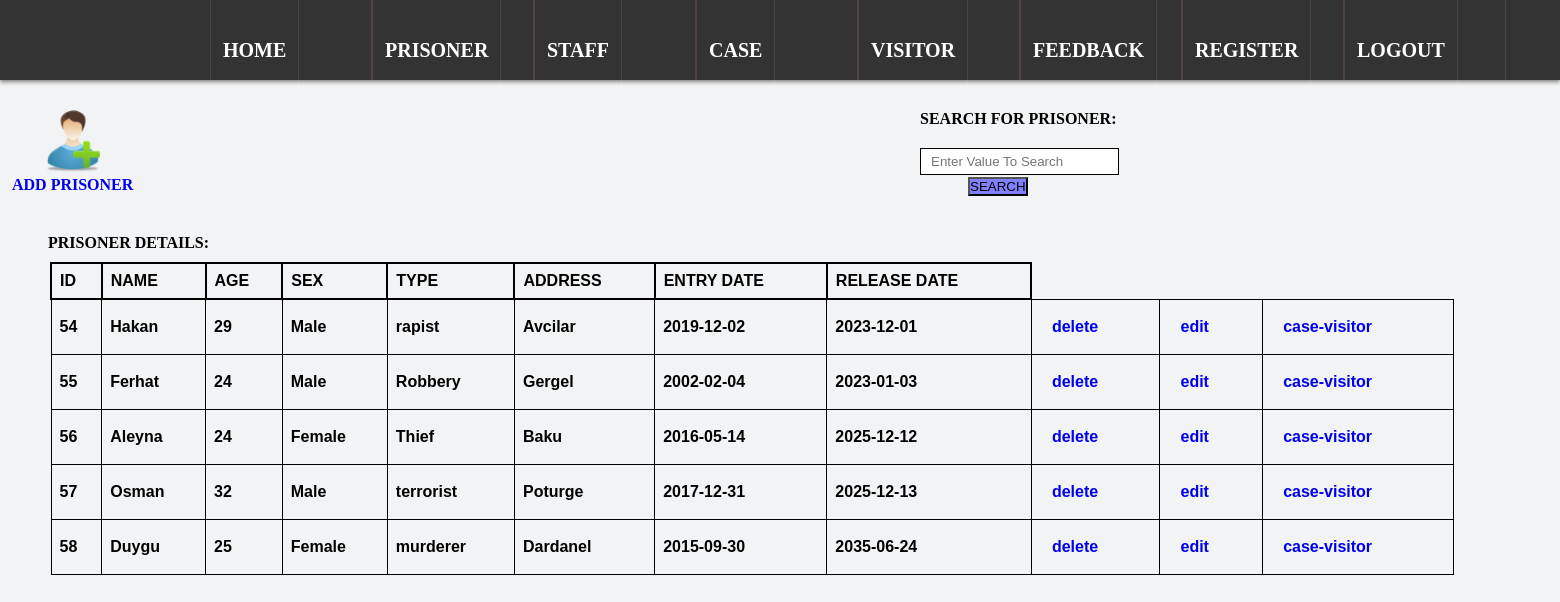
Page /viewPrisoner.php on the committed database.
### tables this page shows
CREATE TABLE `prisoner` (
  `PID` int(11) NOT NULL,
  `PRISONER_NAME` varchar(30) NOT NULL,
  `AGE` int(11) NOT NULL,
  `SEX` varchar(6) NOT NULL,
  `TYPE` varchar(30) NOT NULL,
  `ADDRESS` text NOT NULL,
  `ENTRY_DATE` date NOT NULL,
  `RELEASE_DATE` date NOT NULL
);

### viewPrisoner.php (the view, shortened to what this page needs)
<?php
include 'index.php';
if(isset($_REQUEST["search"]))
{
    $valueToSearch = $_GET["valueToSearch"];
	$query = "SELECT * FROM prisoner WHERE CONCAT(`PID`, `PRISONER_NAME`, `AGE`,`SEX`,`TYPE`,`ADDRESS`) LIKE '%".$valueToSearch."%'";
        $search_result = filterTable($query);
}
 else {
    $query = "SELECT * FROM prisoner";
    $search_result = filterTable($query);
}
function filterTable($query)
{
    $connect = mysqli_connect("localhost", "root", "", "PMS");
    $filter_Result = mysqli_query($connect, $query);
    return $filter_Result;
}
?>
<body style="background-color:#F2F3F4;">
<!DOCTYPE html>
<html>
    <head>
    </head>
    <body>
         <ul class="group">
<a href="addPrisoner.php">
<img src="images/addprisoner.png" alt="Delete Prisoner" width="62" height="62" border="0"> <br>ADD PRISONER</a>
		<form action="viewPrisoner.php" method="get">
		<div class="search">
		<strong>SEARCH FOR PRISONER:<br><br>
            <input type="text" name="valueToSearch" placeholder="Enter Value To Search"><br>
            &#8195;&#8195;&#8195;<input type="submit" name="search" value="SEARCH"><br><br>
           </div>
		   </ul>
		   &#8195;&#8195;&#8195;<strong><b>PRISONER DETAILS:</strong>
            <table>
                <tr>
                    <th>ID</th>
            <th>NAME</th>
			<th>AGE</th>
			<th>SEX</th>
            <th>TYPE</th>
			<th>ADDRESS</th>
			<th>ENTRY DATE</th>
			<th>RELEASE DATE</th>
                </tr>
                <?php while($row = mysqli_fetch_assoc($search_result)):?>
                <tr>
                  <td><?php echo $row['PID']; ?></td>
            <td><?php echo $row['PRISONER_NAME']; ?></td>
			<td><?php echo $row['AGE']; ?></td>
			<td><?php echo $row['SEX']; ?></td>
            <td><?php echo $row['TYPE']; ?></td>
			<td><?php echo $row['ADDRESS']; ?></td>
			<td><?php echo $row['ENTRY_DATE']; ?></td>
			<td><?php echo $row['RELEASE_DATE'];?> </td>
			<td> <?php echo "<a href='viewPrisoner.php?delete=$row[PID]'>delete<br />"; ?></td>
			<td> <?php echo "<a href='updatePrisoner.php?edit=$row[PID]'>edit<br />"; ?></td>
			<td><?php echo "<a href='findPcase.php?find=$row[PID]'>case-visitor<br/>"; ?> </td>
                </tr>
                <?php endwhile;?>
				</table>
    </body>
</html>

### index.php (shortened to what this page needs)
<!DOCTYPE html>
<html>
<head>
</head>
<body>
<div id="header">
<ul id="navbar">
<li><a href="home.php">HOME</a></li>
<li><a href="viewPrisoner.php">PRISONER</a></li>
<li><a href="viewStaff.php">STAFF</a></li>
<li><a href="viewCase.php">CASE</a></li>
<li><a href="viewVisitor.php">VISITOR</a></li>
<li><a href="viewFeedback.php">FEEDBACK</a></li>
<li><a href="registerAdmin.php">REGISTER</a></li>
<li><a href="login.php">LOGOUT</a></li>
</ul>
</div>
</body>
</html>

### index.php (style rules this page uses)
* { margin: 0px; padding: 0px; }
#header { width: 100%; height: 80px; background: #333; box-shadow: 0px 2px 4px gray; }
#navbar { width:1350px; height: 80px; margin: 0px auto; float: right; }
#navbar>li { float: left; list-style: none; width: 160px;height: 80px; border-right:1px solid #534444; border-left: 1px solid #534444; }
li>a { text-decoration: none; color: white; font-family: cursive; font-size: 20px; line-height: 80px; display: block; text-align: center; }

### viewPrisoner.php (style rules this page uses)
table { font-family: arial, sans-serif; border-collapse: collapse; width: 90%; margin:10px 10px 10px 50px; }
td { border: 1px solid black; text-align: left; text-size:4px; padding: 8px; }
th { text-size:4px; border: 2px solid black; text-align: left; padding: 8px; }
a { float: left; padding: 10px 12px; color: solid black; text-decoration: none; font-weight: bold; text-align: center; border-right: 1px solid rgba(255,255,255,0.1); }
.search { background: #F2F3F4;; width: 60%; border-radius: 50px; padding: 10px 20px; margin: 20px 10px 10px 900px; }
input[type=text] { padding: 5px 10px; margin: 2px 0; display: inline-block; border: 1.5px solid black; box-sizing: border-box; }
input[type=submit] { text-align: center; display: inline-block; background-color: #8080ff; cursor: pointer; }

### rows in the picture
prisoner: PID "54", PRISONER_NAME "Hakan", AGE "29", SEX "Male", TYPE "rapist", ADDRESS "Avcilar", ENTRY_DATE "2019-12-02", RELEASE_DATE "2023-12-01"
prisoner: PID "55", PRISONER_NAME "Ferhat", AGE "24", SEX "Male", TYPE "Robbery", ADDRESS "Gergel", ENTRY_DATE "2002-02-04", RELEASE_DATE "2023-01-03"
prisoner: PID "56", PRISONER_NAME "Aleyna", AGE "24", SEX "Female", TYPE "Thief", ADDRESS "Baku", ENTRY_DATE "2016-05-14", RELEASE_DATE "2025-12-12"
prisoner: PID "57", PRISONER_NAME "Osman", AGE "32", SEX "Male", TYPE "terrorist", ADDRESS "Poturge", ENTRY_DATE "2017-12-31", RELEASE_DATE "2025-12-13"
prisoner: PID "58", PRISONER_NAME "Duygu", AGE "25", SEX "Female", TYPE "murderer", ADDRESS "Dardanel", ENTRY_DATE "2015-09-30", RELEASE_DATE "2035-06-24"
